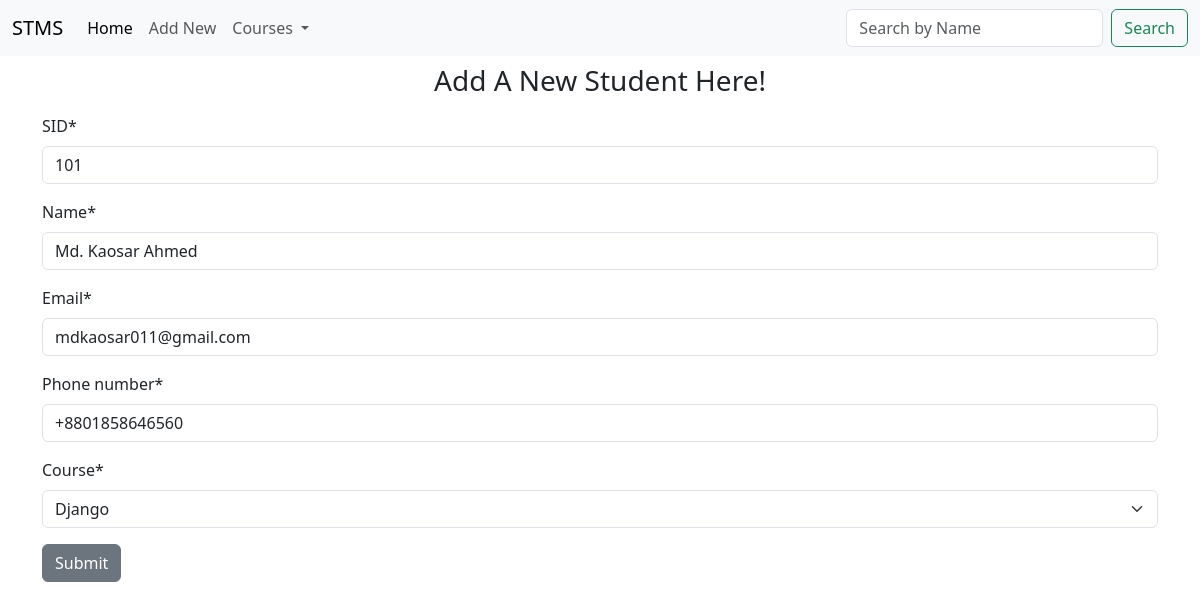
Screenshot of /update/101/ with the database file from the repository.
### student/models.py (models this page shows, shortened)
class Student_Info(models.Model):
    courses =(
        ('Python', 'Python'),
        ("Django",'Django'),
        ('Java', 'Java'),
        ('JavaScript', 'JavaScript'),
        ('ML', 'Machine Learning'),
        ('DS', 'Data Science'),
        )
    sID = models.BigIntegerField(primary_key=True)
    name = models.CharField(max_length=75, null= False)
    email = models.EmailField(null= True)
    phone_number = PhoneNumberField(region="BD")
    course = models.CharField(max_length=50, choices= courses)

### student/views.py (the view, shortened to what this page needs)
# urls.py: path('update/<int:sID>/', views.Update.as_view(), name='update'),
class Update(UpdateView):
    model = Student_Info
    form_class = StudentForm
    pk_url_kwarg = 'sID'
    template_name = 'add.html'
    context_object_name = 'form'

### student/forms.py
class StudentForm(forms.ModelForm):
    class Meta:
        model = Student_Info
        fields = ['sID', 'name', 'email', 'phone_number', 'course']

### student/templates/add.html
{% extends 'base.html' %}
{% load crispy_forms_tags %}
{% block content %}
<div class="container">
  <h3 class="text-center p-2">Add A New Student Here!</h3>
  <form method="post">
    {% csrf_token %} {{form|crispy}}
    <button class="btn btn-secondary text-white" type="submit">Submit</button>
  </form>
</div>
{% endblock %}

### rows the page displays
Student_Info: sID "101", name "Md. Kaosar Ahmed", email "mdkaosar011@gmail.com", phone_number "+8801858646560", course "Django"
